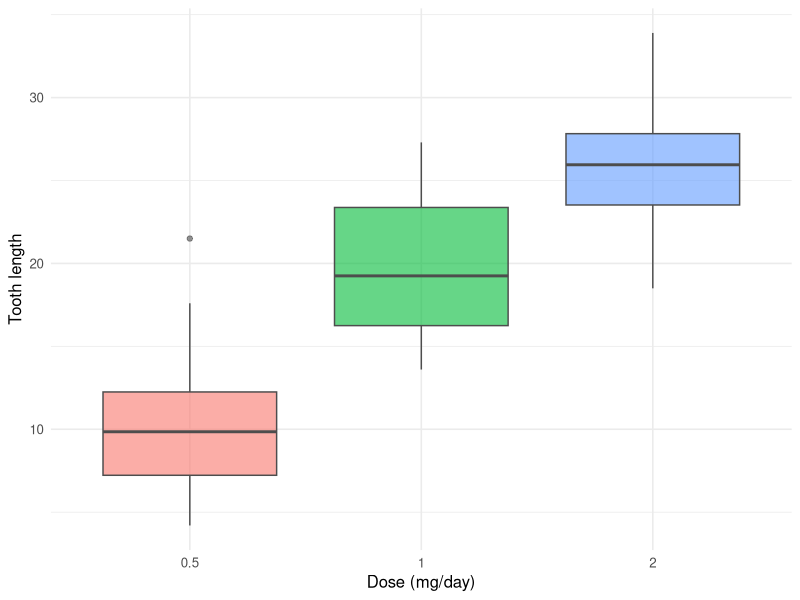
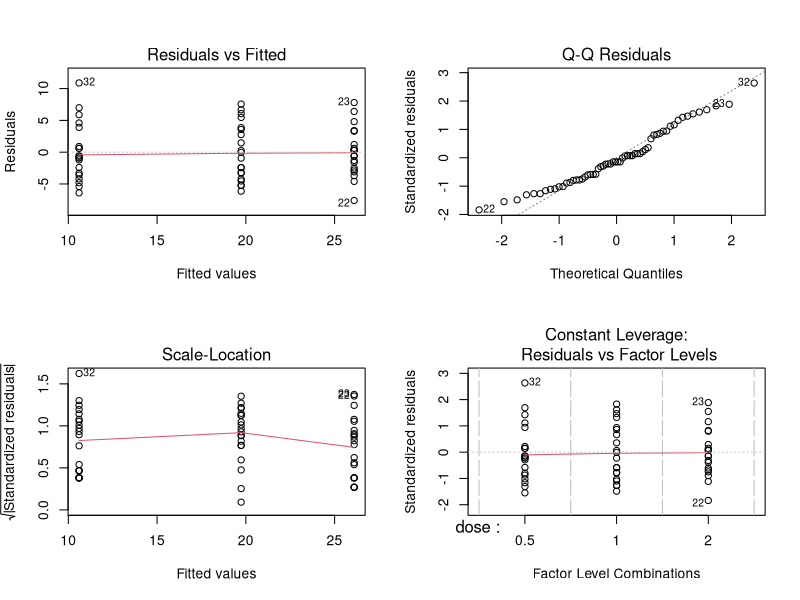

Write the R code that produced these figures, in order.
## ---- chunk 1
#| label: setup
library(tidyverse)
library(broom)
library(emmeans)
set.seed(42)
theme_set(theme_minimal(base_size = 12))
## ---- chunk 2
tg <- ToothGrowth |> mutate(dose = factor(dose))
ggplot(tg, aes(dose, len, fill = dose)) +
  geom_boxplot(alpha = 0.6, colour = "grey30") +
  labs(x = "Dose (mg/day)", y = "Tooth length") +
  theme(legend.position = "none")
## ---- chunk 3
fit <- aov(len ~ dose, data = tg)
par(mfrow = c(2, 2))
plot(fit)
par(mfrow = c(1, 1))
bartlett.test(len ~ dose, data = tg)
## ---- chunk 4
summary(fit)

emm <- emmeans(fit, ~ dose)
emm
pairs(emm, adjust = "tukey")
## ---- chunk 5
sessionInfo()
